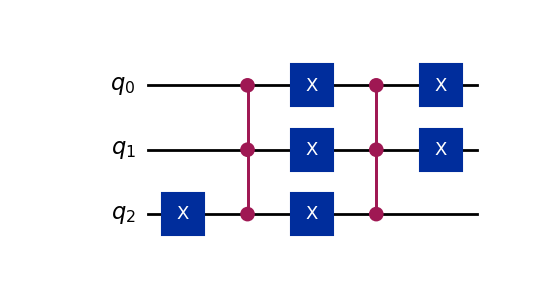

The script that saved this image:
from qiskit import QuantumCircuit
from qiskit.circuit.library import GroverOperator, MCMT, ZGate
from qiskit.visualization import plot_distribution

from qiskit_ibm_runtime import QiskitRuntimeService, Sampler, Batch

# Código retirado de: https://learning.quantum.ibm.com/tutorial/grovers-algorithm
def grover_oracle(marked_states):
    """Build a Grover oracle for multiple marked states

    Here we assume all input marked states have the same number of bits

    Parameters:
        marked_states (str or list): Marked states of oracle

    Returns:
        QuantumCircuit: Quantum circuit representing Grover oracle
    """
    if not isinstance(marked_states, list):
        marked_states = [marked_states]
    # Compute the number of qubits in circuit
    num_qubits = len(marked_states[0])

    qc = QuantumCircuit(num_qubits)
    # Mark each target state in the input list
    for target in marked_states:
        # Flip target bit-string to match Qiskit bit-ordering
        rev_target = target[::-1]
        # Find the indices of all the '0' elements in bit-string
        zero_inds = [ind for ind in range(num_qubits) if rev_target.startswith("0", ind)]
        # Add a multi-controlled Z-gate with pre- and post-applied X-gates (open-controls)
        # where the target bit-string has a '0' entry
        qc.x(zero_inds)
        qc.compose(MCMT(ZGate(), num_qubits - 1, 1), inplace=True)
        qc.x(zero_inds)
    return qc

marked_states = ["011", "100"]
oracle = grover_oracle(marked_states)

# Plot da imagem
imagem = oracle.draw(output="mpl", style="iqp")
imagem.savefig("3.png")



